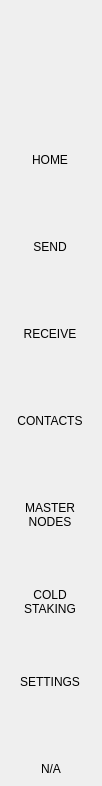
<?xml version="1.0" encoding="UTF-8"?>
<ui version="4.0">
 <class>NavMenuWidget</class>
 <widget class="QWidget" name="NavMenuWidget">
  <property name="geometry">
   <rect>
    <x>0</x>
    <y>0</y>
    <width>102</width>
    <height>786</height>
   </rect>
  </property>
  <property name="windowTitle">
   <string>Form</string>
  </property>
  <property name="styleSheet">
   <string notr="true">padding:0px;
border:none;
margin:0px;</string>
  </property>
  <layout class="QVBoxLayout" name="verticalLayout">
   <property name="spacing">
    <number>0</number>
   </property>
   <property name="leftMargin">
    <number>0</number>
   </property>
   <property name="topMargin">
    <number>0</number>
   </property>
   <property name="rightMargin">
    <number>0</number>
   </property>
   <property name="bottomMargin">
    <number>0</number>
   </property>
   <item>
    <widget class="QWidget" name="navContainer_2" native="true">
     <layout class="QVBoxLayout" name="navContainer" stretch="0,0,0,0">
      <property name="spacing">
       <number>0</number>
      </property>
      <property name="leftMargin">
       <number>0</number>
      </property>
      <property name="topMargin">
       <number>0</number>
      </property>
      <property name="rightMargin">
       <number>0</number>
      </property>
      <property name="bottomMargin">
       <number>10</number>
      </property>
      <item>
       <widget class="QPushButton" name="imgLogo">
        <property name="minimumSize">
         <size>
          <width>0</width>
          <height>120</height>
         </size>
        </property>
        <property name="focusPolicy">
         <enum>Qt::NoFocus</enum>
        </property>
        <property name="text">
         <string/>
        </property>
        <property name="iconSize">
         <size>
          <width>64</width>
          <height>64</height>
         </size>
        </property>
       </widget>
      </item>
      <item>
       <widget class="QScrollArea" name="scrollAreaNav">
        <property name="sizePolicy">
         <sizepolicy hsizetype="Expanding" vsizetype="Expanding">
          <horstretch>0</horstretch>
          <verstretch>0</verstretch>
         </sizepolicy>
        </property>
        <property name="minimumSize">
         <size>
          <width>0</width>
          <height>0</height>
         </size>
        </property>
        <property name="styleSheet">
         <string notr="true">QScrollBar {
height:0px;
 width:0px;
}

#scrollAreaNav{
background-color:transparent;
}</string>
        </property>
        <property name="horizontalScrollBarPolicy">
         <enum>Qt::ScrollBarAlwaysOff</enum>
        </property>
        <property name="sizeAdjustPolicy">
         <enum>QAbstractScrollArea::AdjustToContents</enum>
        </property>
        <property name="widgetResizable">
         <bool>true</bool>
        </property>
        <property name="alignment">
         <set>Qt::AlignLeading|Qt::AlignLeft|Qt::AlignTop</set>
        </property>
        <widget class="QWidget" name="scrollAreaNavVert">
         <property name="geometry">
          <rect>
           <x>0</x>
           <y>0</y>
           <width>100</width>
           <height>640</height>
          </rect>
         </property>
         <property name="sizePolicy">
          <sizepolicy hsizetype="Preferred" vsizetype="Expanding">
           <horstretch>0</horstretch>
           <verstretch>0</verstretch>
          </sizepolicy>
         </property>
         <property name="minimumSize">
          <size>
           <width>0</width>
           <height>0</height>
          </size>
         </property>
         <property name="autoFillBackground">
          <bool>false</bool>
         </property>
         <property name="styleSheet">
          <string notr="true">#scrollAreaNavVert{
background-color:transparent;
}</string>
         </property>
         <layout class="QVBoxLayout" name="verticalLayout_3">
          <property name="spacing">
           <number>0</number>
          </property>
          <property name="sizeConstraint">
           <enum>QLayout::SetDefaultConstraint</enum>
          </property>
          <property name="leftMargin">
           <number>0</number>
          </property>
          <property name="topMargin">
           <number>0</number>
          </property>
          <property name="rightMargin">
           <number>0</number>
          </property>
          <property name="bottomMargin">
           <number>0</number>
          </property>
          <item>
           <widget class="QToolButton" name="btnDashboard">
            <property name="minimumSize">
             <size>
              <width>100</width>
              <height>80</height>
             </size>
            </property>
            <property name="text">
             <string>HOME
</string>
            </property>
            <property name="iconSize">
             <size>
              <width>32</width>
              <height>32</height>
             </size>
            </property>
            <property name="checkable">
             <bool>true</bool>
            </property>
            <property name="checked">
             <bool>true</bool>
            </property>
            <property name="autoExclusive">
             <bool>true</bool>
            </property>
           </widget>
          </item>
          <item>
           <widget class="QToolButton" name="btnSend">
            <property name="minimumSize">
             <size>
              <width>100</width>
              <height>80</height>
             </size>
            </property>
            <property name="text">
             <string>SEND
</string>
            </property>
            <property name="iconSize">
             <size>
              <width>32</width>
              <height>32</height>
             </size>
            </property>
            <property name="checkable">
             <bool>true</bool>
            </property>
            <property name="autoExclusive">
             <bool>true</bool>
            </property>
           </widget>
          </item>
          <item>
           <widget class="QToolButton" name="btnReceive">
            <property name="minimumSize">
             <size>
              <width>100</width>
              <height>80</height>
             </size>
            </property>
            <property name="text">
             <string>RECEIVE
</string>
            </property>
            <property name="checkable">
             <bool>true</bool>
            </property>
            <property name="autoExclusive">
             <bool>true</bool>
            </property>
           </widget>
          </item>
          <item>
           <widget class="QToolButton" name="btnAddress">
            <property name="minimumSize">
             <size>
              <width>100</width>
              <height>80</height>
             </size>
            </property>
            <property name="text">
             <string>CONTACTS
</string>
            </property>
            <property name="iconSize">
             <size>
              <width>32</width>
              <height>32</height>
             </size>
            </property>
            <property name="checkable">
             <bool>true</bool>
            </property>
            <property name="autoExclusive">
             <bool>true</bool>
            </property>
           </widget>
          </item>
          <item>
           <widget class="QToolButton" name="btnMaster">
            <property name="minimumSize">
             <size>
              <width>100</width>
              <height>80</height>
             </size>
            </property>
            <property name="text">
             <string>MASTER
NODES</string>
            </property>
            <property name="iconSize">
             <size>
              <width>32</width>
              <height>32</height>
             </size>
            </property>
            <property name="checkable">
             <bool>true</bool>
            </property>
            <property name="autoExclusive">
             <bool>true</bool>
            </property>
           </widget>
          </item>
          <item>
           <widget class="QToolButton" name="btnColdStaking">
            <property name="minimumSize">
             <size>
              <width>100</width>
              <height>80</height>
             </size>
            </property>
            <property name="text">
             <string>COLD
STAKING</string>
            </property>
            <property name="iconSize">
             <size>
              <width>32</width>
              <height>32</height>
             </size>
            </property>
            <property name="checkable">
             <bool>true</bool>
            </property>
            <property name="autoExclusive">
             <bool>true</bool>
            </property>
           </widget>
          </item>
          <item>
           <widget class="QToolButton" name="btnSettings">
            <property name="minimumSize">
             <size>
              <width>100</width>
              <height>80</height>
             </size>
            </property>
            <property name="text">
             <string>SETTINGS
</string>
            </property>
            <property name="iconSize">
             <size>
              <width>32</width>
              <height>32</height>
             </size>
            </property>
            <property name="checkable">
             <bool>true</bool>
            </property>
            <property name="autoExclusive">
             <bool>true</bool>
            </property>
           </widget>
          </item>
         </layout>
        </widget>
       </widget>
      </item>
      <item>
       <spacer name="verticalSpacer">
        <property name="orientation">
         <enum>Qt::Vertical</enum>
        </property>
        <property name="sizeType">
         <enum>QSizePolicy::Minimum</enum>
        </property>
        <property name="sizeHint" stdset="0">
         <size>
          <width>20</width>
          <height>20</height>
         </size>
        </property>
       </spacer>
      </item>
      <item alignment="Qt::AlignHCenter">
       <widget class="QLabel" name="labelVersion">
        <property name="maximumSize">
         <size>
          <width>16777215</width>
          <height>60</height>
         </size>
        </property>
        <property name="text">
         <string notr="true">N/A</string>
        </property>
        <property name="alignment">
         <set>Qt::AlignBottom|Qt::AlignHCenter</set>
        </property>
       </widget>
      </item>
     </layout>
    </widget>
   </item>
  </layout>
 </widget>
 <resources/>
 <connections/>
</ui>
